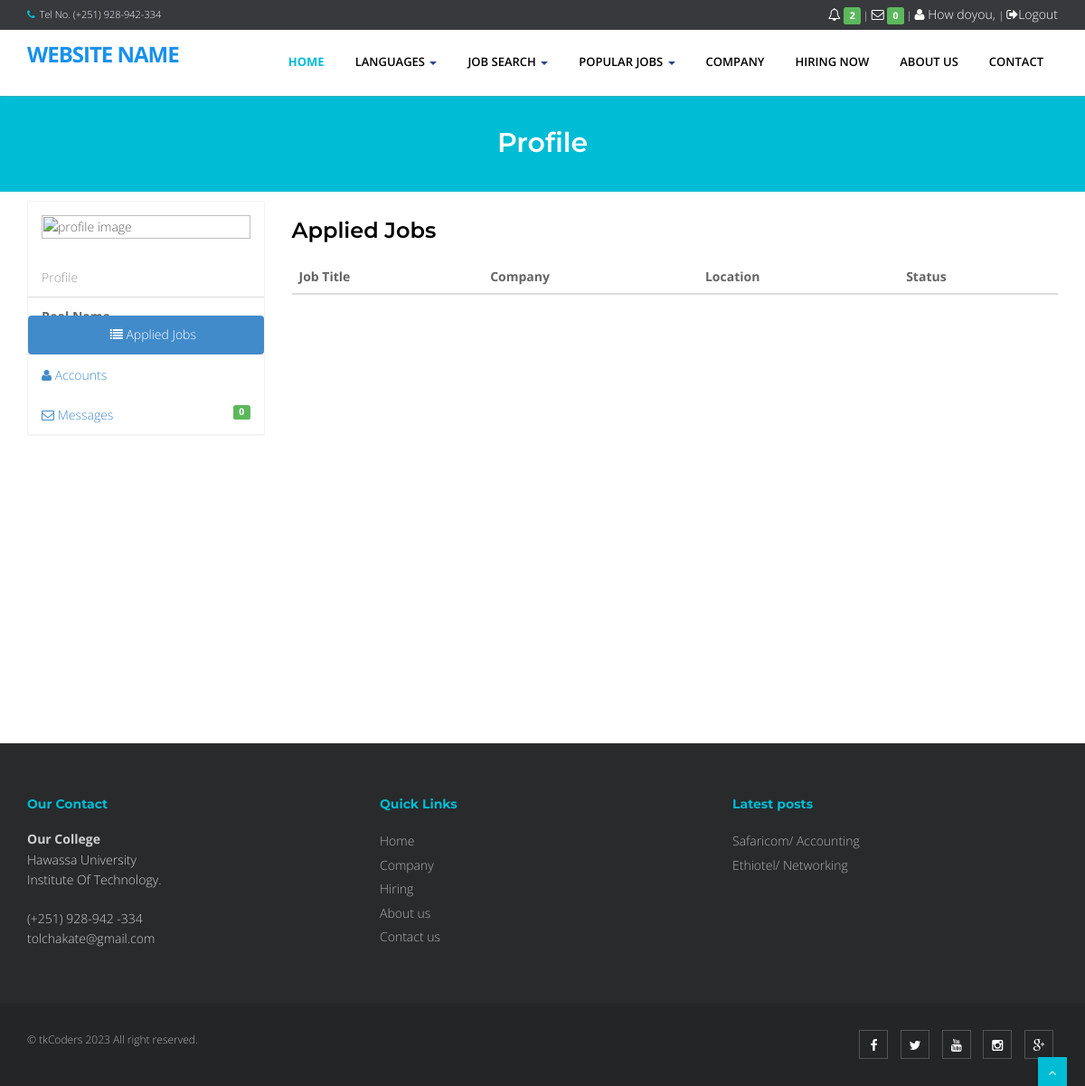
The page /applicant/index.php (signed in) on the database its author committed.
### tables this page shows
CREATE TABLE `tbljob` (
  `JOBID` int(11) NOT NULL,
  `COMPANYID` int(11) NOT NULL,
  `CATEGORY` varchar(250) NOT NULL,
  `OCCUPATIONTITLE` varchar(90) NOT NULL,
  `REQ_NO_EMPLOYEES` int(11) NOT NULL,
  `SALARIES` double NOT NULL,
  `DURATION_EMPLOYEMENT` varchar(90) NOT NULL,
  `QUALIFICATION_WORKEXPERIENCE` mediumtext NOT NULL,
  `JOBDESCRIPTION` mediumtext NOT NULL,
  `PREFEREDSEX` varchar(30) NOT NULL,
  `SECTOR_VACANCY` mediumtext NOT NULL,
  `JOBSTATUS` varchar(90) NOT NULL,
  `DATEPOSTED` datetime NOT NULL,
  `OCCUPATIONALTITLE_AMH` varchar(255) DEFAULT NULL,
  `JOBDESCRIPTION_AMH` text DEFAULT NULL,
  `QUALIFICATION_WORKEXPERIENCE_AMH` text DEFAULT NULL,
  `OCCUPATIONALTITLE_ORO` varchar(255) DEFAULT NULL,
  `JOBDESCRIPTION_ORO` text DEFAULT NULL,
  `QUALIFICATION_WORKEXPERIENCE_ORO` text DEFAULT NULL
);

CREATE TABLE `tblcompany` (
  `COMPANYID` int(11) NOT NULL,
  `COMPANYNAME` varchar(90) NOT NULL,
  `COMPANYADDRESS` varchar(90) NOT NULL,
  `COMPANYCONTACTNO` varchar(30) NOT NULL,
  `COMPANYSTATUS` varchar(90) NOT NULL,
  `COMPANYMISSION` mediumtext NOT NULL
);

### applicant/index.php (called while the page is built, shortened)
<?php
require_once("../include/initialize.php");
require_once("../theme/templates.php");
?>

### include/database.php (called while the page is built, shortened)
<?php
class Database {
	var $sql_string = '';
	private $conn;
	public function open_connection() {
		$this->conn = mysqli_connect(server,user,pass);
		if(!$this->conn){
			echo "Problem in database connection! Contact administrator!";
			exit();
		}else{
			$db_select = mysqli_select_db($this->conn,database_name);
		}
	}
	function setQuery($sql='') {
		$this->sql_string=$sql;
	}
	function executeQuery() {
		$result = mysqli_query($this->conn,$this->sql_string);
		return $result;
	}
	private function confirm_query($result) {
		return $result;
	}
	function loadResultList( $key='' ) {
		$cur = $this->executeQuery();
		$array = array();
		while ($row = mysqli_fetch_object($cur)) {
			if ($key) {
				$array[$row->$key] = $row;
			} else {
				$array[] = $row;
			}
		}
		return $array;
	}
	function loadSingleResult() {
		$cur = $this->executeQuery();
		while ($row = mysqli_fetch_object($cur)) {
		return $data = $row;
		}
	}
}
$mydb = new Database();
?>

### language/eng.php (called while the page is built)
<?php
$translations=[
    'Website Name'=>'Website Name',
	'Home'=>'Home',
    'Languages'=>'Languages',
	'English'=>'English',
	'Afaan Oromoo'=>'Afaan Oromoo',
    'Amharic'=>'Amharic',
	'Job Search'=>'Job Search',
    'Popular Jobs'=>'Popular Jobs',
	'ABOUT US'=>'ABOUT US',
    'Company'=>'Company',
    'Hiring Now'=>'Hiring Now',
	'CONTACT'=>'CONTACT',
	'Login'=>'Login',
	'Search'=>'Search',
	'Function'=>'Function',
	'Advance Search'=>'Advance Search',
	'Job By Company'=>'Job By Company',
]
?>

### theme/templates.php (the view, shortened to what this page needs)
<?php
include_once('language/config/selectLang.php');
?>
 <!DOCTYPE html>
<html lang="om">
<head>
<link href="<?php echo web_root; ?>plugins/home-plugins/css/bootstrap.min.css" rel="stylesheet" />
<link href="<?php echo web_root; ?>plugins/home-plugins/css/fancybox/jquery.fancybox.css" rel="stylesheet">
<link href="<?php echo web_root; ?>plugins/home-plugins/css/flexslider.css" rel="stylesheet" />
<link href="<?php echo web_root; ?>plugins/home-plugins/css/style.css" rel="stylesheet" />
<link rel="stylesheet" href="<?php echo web_root;?>plugins/font-awesome/css/font-awesome.min.css">
<link rel="stylesheet" href="<?php echo web_root;?>plugins/dataTables/jquery.dataTables.min.css">
<link rel="stylesheet" href="<?php echo web_root;?>plugins/dataTables/jquery.dataTables_themeroller.css">
<link href="<?php echo web_root; ?>plugins/datepicker/bootstrap-datetimepicker.min.css" rel="stylesheet" media="screen">
<link href="<?php echo web_root; ?>plugins/datepicker/datepicker3.css" rel="stylesheet" media="screen">
</head>
<body>
<div id="wrapper" class="home-page">
  <header>
        <div class="topbar navbar-fixed-top">
          <div class="container">
            <div class="row">
              <div class="col-md-12">
                <p class="pull-left hidden-xs"><i class="fa fa-phone"></i>Tel No. (+251) 928-942-334</p>
                <?php if (isset($_SESSION['APPLICANTID'])) {
                    $sql = "SELECT count(*) as 'COUNTNOTIF' FROM `tbljob` ORDER BY `DATEPOSTED` DESC";
                    $mydb->setQuery($sql);
                    $showNotif = $mydb->loadSingleResult();
                    $notif =isset($showNotif->COUNTNOTIF) ? $showNotif->COUNTNOTIF : 0;
                    $applicant = new Applicants();
                    $appl  = $applicant->single_applicant($_SESSION['APPLICANTID']);
                    $sql ="SELECT count(*) as 'COUNT' FROM `tbljobregistration` WHERE `PENDINGAPPLICATION`=0 AND `HVIEW`=0 AND `APPLICANTID`='{$appl->APPLICANTID}'";
                    $mydb->setQuery($sql);
                    $showMsg = $mydb->loadSingleResult();
                    $msg =isset($showMsg->COUNT) ? $showMsg->COUNT : 0;
                    echo ' <p class="pull-right login"><a title="View Notification(s)" href="'.web_root.'applicant/index.php?view=notification"> <i class="fa fa-bell-o"></i> <span class="label label-success">'.$notif.'</span></a> | <a title="View Message(s)" href="'.web_root.'applicant/index.php?view=message"> <i class="fa fa-envelope-o"></i> <span class="label label-success">'.$msg.'</span></a> | <a title="View Profile" href="'.web_root.'applicant/"> <i class="fa fa-user"></i> How doyou, '. $appl->FNAME. ' '.$appl->MNAME .' </a> | <a href="'.web_root.'logout.php">  <i class="fa fa-sign-out"> </i>Logout</a> </p>';
                    }else{ ?>
                      <p   class="pull-right login"><a data-target="#myModal" data-toggle="modal" href=""> <i class="fa fa-lock"></i> Login </a></p>
                <?php } ?>
              </div>
            </div>
          </div>
        </div>
        <div style="min-height: 30px;"></div>
        <div class="navbar navbar-default navbar-static-top" >
            <div class="container">
                <div class="navbar-header">
                    <a class="navbar-brand" href="<?php echo web_root; ?>index.php?lang=<?php echo $_SESSION['lang'] ?>">Website Name </a>
                </div>
                <div class="navbar-collapse collapse ">
                    <ul class="nav navbar-nav">
                        <li class="<?php echo !isset($_GET['q'])? 'active' :''?>"><a href="index.php?lang=<?php echo $_SESSION['lang'] ?> "><?php echo $translations['Home'] ?> </a></li>
                        <li class="dropdown">
                          <a href="#" data-toggle="dropdown" class="dropdown-toggle" name="language"><?php echo $translations['Languages'] ?>  <b class="caret"></b></a>
                    </li>
                        <li class="dropdown">
                          <a href="#" data-toggle="dropdown" class="dropdown-toggle"><?php echo $translations['Job Search'] ?> <b class="caret"></b></a>
                       </li>
                      <li class="dropdown <?php  if(isset($_GET['q'])) { if($_GET['q']=='category'){ echo 'active'; }else{ echo ''; }}  ?>">
                          <a href="#" data-toggle="dropdown" class="dropdown-toggle"><?php echo $translations['Popular Jobs'] ?> <b class="caret"></b></a>
                            <?php
                            $sql = "SELECT * FROM `tblcategory` LIMIT 10";
                            $mydb->setQuery($sql);
                            ?>
                       </li>
                        <li class="<?php  if(isset($_GET['q'])) { if($_GET['q']=='company'){ echo 'active'; }else{ echo ''; }}  ?>"><a href="<?php echo web_root; ?>index.php?q=company&&lang=<?php echo $_SESSION['lang'] ?>"> <?php echo $translations['Company'] ?></a></li>
                        <li class="<?php  if(isset($_GET['q'])) { if($_GET['q']=='hiring'){ echo 'active'; }else{ echo ''; }} ?>"><a href="<?php echo web_root; ?>index.php?q=hiring&&lang=<?php echo $_SESSION['lang'] ?>"> <?php echo $translations['Hiring Now'] ?></a></li>
                        <li class="<?php  if(isset($_GET['q'])) { if($_GET['q']=='About'){ echo 'active'; }else{ echo ''; }}  ?>"><a href="<?php echo web_root; ?>index.php?q=About&&lang=<?php echo $_SESSION['lang'] ?>"> <?php echo $translations['ABOUT US'] ?></a></li>
                        <li class="<?php  if(isset($_GET['q'])) { if($_GET['q']=='Contact'){ echo 'active'; }else{ echo ''; }}  ?>"><a href="<?php echo web_root; ?>index.php?q=Contact&&lang=<?php echo $_SESSION['lang'] ?>"> <?php echo $translations['CONTACT'] ?></a></li>
                    </ul>
                </div>
            </div>
        </div>
  </header>
  <footer>
  <div class="container">
    <div class="row">
      <div class="col-md-4 col-sm-4">
        <div class="widget">
          <h5 class="widgetheading">Our Contact</h5>
          <address>
          <strong>Our College</strong><br>
          Hawassa University<br>
           Institute Of Technology.</address>
          <p>
            <i class="icon-phone"></i> (+251) 928-942 -334 <br>
            <i class="icon-envelope-alt"></i> tolchakate@gmail.com
          </p>
        </div>
      </div>
      <div class="col-md-4 col-sm-4">
        <div class="widget">
          <h5 class="widgetheading">Quick Links</h5>
          <ul class="link-list">
            <li><a href="<?php echo web_root; ?>index.php?lang=<?php echo $_SESSION['lang'] ?>">Home</a></li>
            <li><a href="<?php echo web_root; ?>index.php?q=company&&lang=<?php echo $_SESSION['lang'] ?>">Company</a></li>
            <li><a href="<?php echo web_root; ?>index.php?q=hiring&&lang=<?php echo $_SESSION['lang'] ?>">Hiring</a></li>
            <li><a href="<?php echo web_root; ?>index.php?q=About&&lang=<?php echo $_SESSION['lang'] ?>">About us</a></li>
            <li><a href="<?php echo web_root; ?>index.php?q=Contact&&lang=<?php echo $_SESSION['lang'] ?>">Contact us</a></li>
          </ul>
        </div>
      </div>
      <div class="col-md-4 col-sm-4">
        <div class="widget">
          <h5 class="widgetheading">Latest posts</h5>
          <ul class="link-list">
            <?php
                  $sql = "SELECT * FROM `tblcompany` c,`tbljob` j WHERE c.`COMPANYID`=j.`COMPANYID`   ORDER BY DATEPOSTED DESC LIMIT 3" ;
                  $mydb->setQuery($sql);
                  $cur = $mydb->loadResultList();
                  foreach ($cur as $result) {
                    echo ' <li><a href="'.web_root.'index.php?q=viewjob&search='.$result->JOBID.'">'.$result->COMPANYNAME . '/ '. $result->OCCUPATIONTITLE .'</a></li>';
                  }
              ?>
          </ul>
        </div>
      </div>
    </div>
  </div>
  <div id="sub-footer">
    <div class="container">
      <div class="row">
        <div class="col-lg-6">
          <div class="copyright">
            <p>
              <span>&copy; tkCoders 2023 All right reserved.
            </p>
          </div>
        </div>
        <div class="col-lg-6">
          <ul class="social-network">
            <li><a href="https://www.facebook.com/" data-placement="top" title="Facebook"><i class="fa fa-facebook"></i></a></li>
            <li><a href="https://www.twitter.com/" data-placement="top" title="Twitter"><i class="fa fa-twitter"></i></a></li>
            <li><a href="https://www.youtube.com/" data-placement="top" title="Youtube"><i class="fa fa-youtube"></i></a></li>
            <li><a href="https://www.instagram.com/" data-placement="top" title="Instagram"><i class="fa fa-instagram"></i></a></li>
            <li><a href="https://www.google.com/" data-placement="top" title="Google plus"><i class="fa fa-google-plus"></i></a></li>
          </ul>
        </div>
      </div>
    </div>
  </div>
  </footer>
</div>
<a href="#" class="scrollup"><i class="fa fa-angle-up active"></i></a>
</body>
</html>

### theme/templates.php (style rules this page uses)
.login a { font-size: 14px; color: #fff; padding:0px; }

### rows shown on the page
tbljob: COMPANYID.COMPANYNAME "Safaricom", OCCUPATIONTITLE "Accounting"
tbljob: COMPANYID.COMPANYNAME "Ethiotel", OCCUPATIONTITLE "Networking"

### other values the page prints
$notif "2"
$msg "0"
$translations['Home'] "HOME"
$translations['Languages'] "LANGUAGES"
$translations['Job Search'] "JOB SEARCH"
$translations['Popular Jobs'] "POPULAR JOBS"
$translations['Company'] "COMPANY"
$translations['Hiring Now'] "HIRING NOW"
$translations['ABOUT US'] "ABOUT US"
$translations['CONTACT'] "CONTACT"
$showMsg->COUNT "0"
